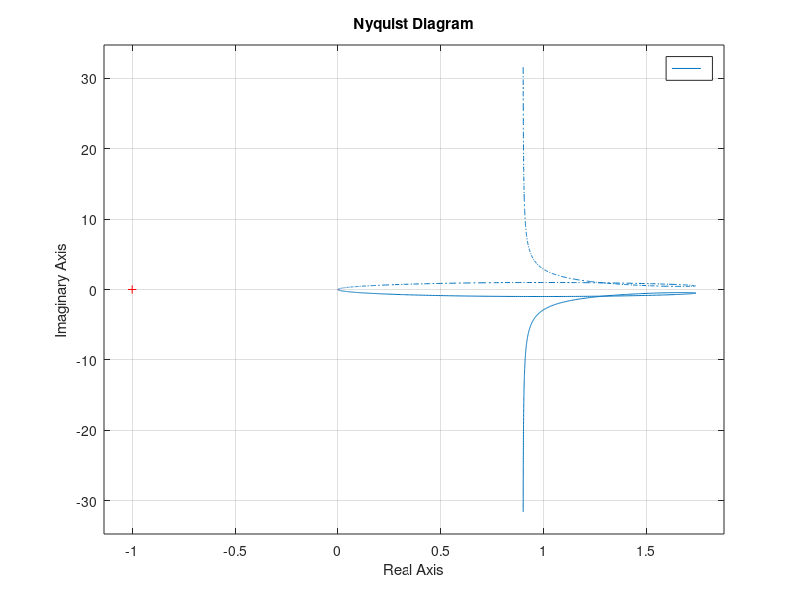
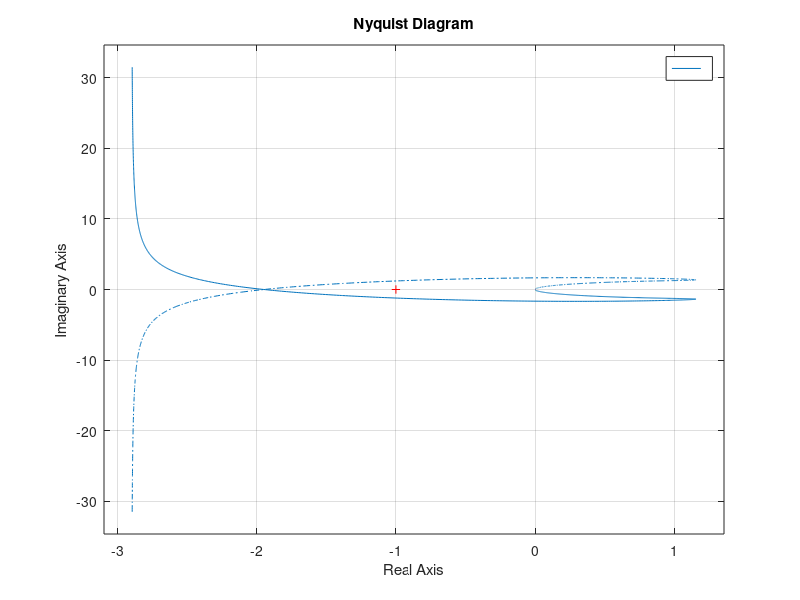
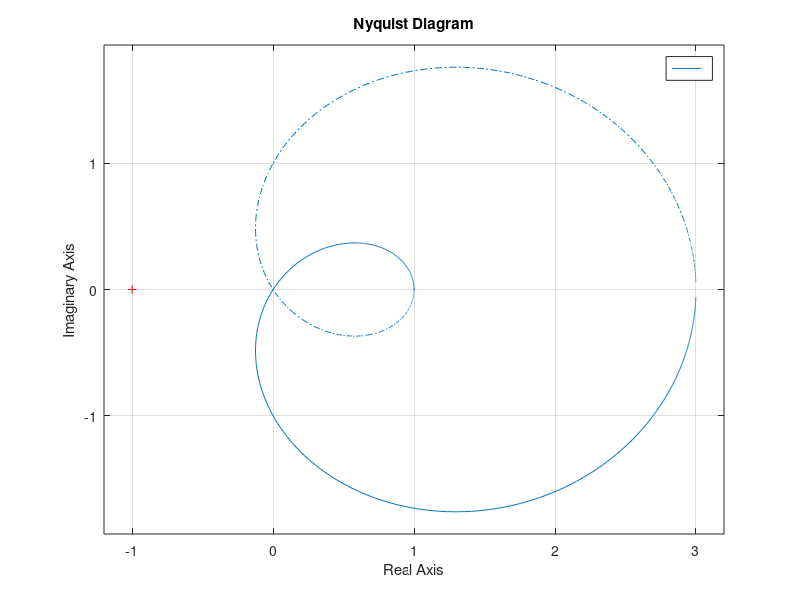
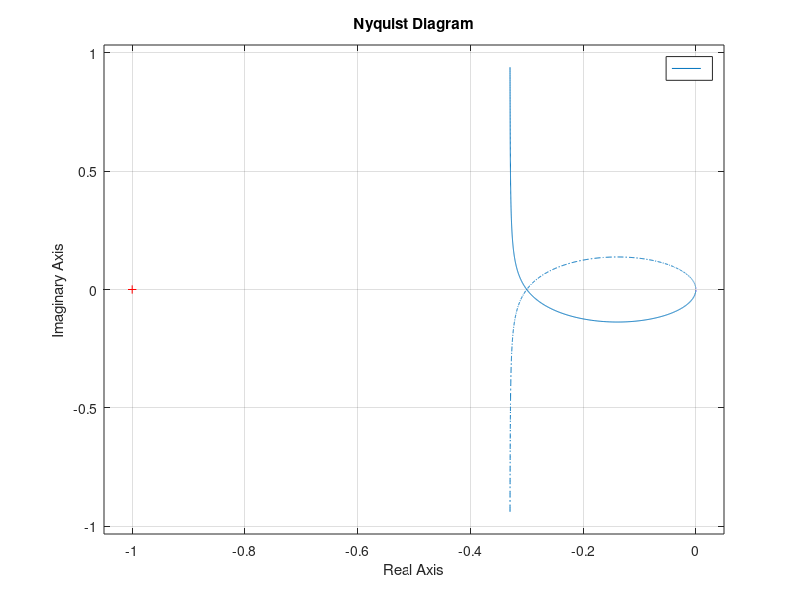

MATLAB code for these plots, in order:
%%

G = 1;
s = tf('s');

G1 = (20*(s^2+s+0.5))/(s*(s+1)*(s+10))
figure(1);
nyquist(G*G1);

%%

G = 1;
s = tf('s');

G2 = (20*(s^2+s+0.5))/(s*(s-1)*(s+10))
figure(2);
nyquist(G*G2);

%%

G = 1;
s = tf('s');

G3 = (s^2+3)/((s+1)^2)
figure(3);
nyquist(G*G3);

%%

G = 1;
s = tf('s');

G4 = (3*(s+1))/(s*(s-10))
figure(4);
nyquist(G*G4);
